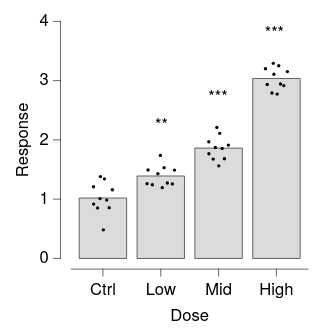

The Vega-Lite source for this figure:
### Vega-Lite specification from a JSON file in a GitHub repository (floating-point values rounded to 4 significant figures)
{"background": null, "config": {"arc": {"fill": "#DBDBDB", "fillOpacity": 1.0, "innerRadius": 25.0, "padAngle": 0.03, "stroke": "black", "strokeOpacity": 1, "strokeWidth": 0.25}, "area": {"fill": "#DBDBDB", "fillOpacity": 1.0, "stroke": "black", "strokeOpacity": 1, "strokeWidth": 0.25}, "axis": {"domain": true, "domainCap": "round", "domainColor": "black", "domainWidth": 0.25, "grid": false, "gridCap": "round", "gridColor": "#F1F1F1", "gridDash": [0, 0], "gridOpacity": 1.0, "gridWidth": 0.25, "labelColor": "black", "labelFont": "Helvetica Neue, HelveticaNeue, Helvetica, Arial, sans-serif", "labelFontSize": 7, "labelFontStyle": "normal", "labelFontWeight": 400, "offset": 4.5, "ticks": true, "tickCap": "round", "tickColor": "black", "tickRound": false, "tickSize": 3, "tickWidth": 0.25, "titleColor": "black", "titleFont": "Helvetica Neue, HelveticaNeue, Helvetica, Arial, sans-serif", "titleFontSize": 7, "titleFontStyle": "normal", "titleFontWeight": 400}, "axisX": {"domain": true, "labelAlign": "center", "labelAngle": 0, "labels": true, "ticks": true, "translate": 0}, "axisY": {"domain": true, "labelAlign": "right", "labelAngle": 0, "labels": true, "ticks": true, "translate": 0}, "axisRight": {"domain": true, "labelAlign": "left", "labelAngle": 0, "labels": true, "ticks": true, "translate": 0}, "axisTop": {"domain": true, "labelAlign": "center", "labelAngle": 0, "labels": true, "ticks": true, "translate": 0}, "axisBand": {"tickOffset": 0}, "bar": {"fill": "#DBDBDB", "fillOpacity": 1.0, "stroke": "black", "strokeOpacity": 1, "strokeWidth": 0.25}, "boxplot": {"size": 9.0, "ticks": {"cornerRadius": 0.25, "fill": "black", "opacity": 1, "size": 4.5, "thickness": 0.25}, "box": {"fillOpacity": 1.0, "stroke": "black", "strokeOpacity": 1, "strokeWidth": 0.25}, "median": {"cornerRadius": 0, "fill": "black", "fillOpacity": 1.0, "opacity": 1, "size": 9.0, "thickness": 0.25}, "rule": {"fill": "black", "fillOpacity": 1.0, "size": 10.0, "stroke": "black", "strokeDash": [0, 0], "strokeOpacity": 1, "strokeWidth": 0.25}, "outliers": {"color": "black", "fill": "black", "fillOpacity": 1.0, "size": 0, "stroke": "black", "strokeOpacity": 1, "strokeWidth": 0.25}}, "circle": {"fill": "black", "fillOpacity": 1.0, "size": 1.25, "stroke": null, "strokeOpacity": 1, "strokeWidth": 0.25}, "errorband": {"band": {"fillOpacity": 0.6, "stroke": null, "strokeWidth": 0.25, "strokeOpacity": 1}, "borders": {"opacity": 0, "strokeOpacity": 0.25, "strokeWidth": 1}}, "errorbar": {"opacity": 1, "rule": {"strokeDash": [0, 0], "strokeWidth": 0.25}, "ticks": {"color": "black", "cornerRadius": 0.125, "opacity": 1, "size": 6.0, "thickness": 0.25}, "thickness": 0.25}, "font": "Helvetica Neue, HelveticaNeue, Helvetica, Arial, sans-serif", "geoshape": {"fill": "#DBDBDB", "fillOpacity": 1.0, "stroke": "black", "strokeOpacity": 1, "strokeWidth": 0.25}, "header": {"labelColor": "black", "labelFont": "Helvetica Neue, HelveticaNeue, Helvetica, Arial, sans-serif", "labelFontSize": 7, "labelFontStyle": "normal", "labelFontWeight": 400, "titleColor": "black", "titleFont": "Helvetica Neue, HelveticaNeue, Helvetica, Arial, sans-serif", "titleFontSize": 7, "titleFontStyle": "normal", "titleFontWeight": 400, "titlePadding": 0}, "legend": {"disable": false, "offset": 4.5, "titlePadding": 4, "labelOffset": 2, "gradientLabelOffset": 2, "gradientLength": 50.0, "gradientThickness": 5.0, "gradientOpacity": 1.0, "gradientStrokeColor": "black", "gradientStrokeWidth": 0.25, "labelColor": "black", "labelFont": "Helvetica Neue, HelveticaNeue, Helvetica, Arial, sans-serif", "labelFontSize": 7, "labelFontStyle": "normal", "labelFontWeight": 400, "strokeColor": "black", "strokeWidth": 0, "symbolSize": 42, "symbolStrokeColor": "black", "symbolStrokeWidth": 0.25, "titleColor": "black", "titleFont": "Helvetica Neue, HelveticaNeue, Helvetica, Arial, sans-serif", "titleFontSize": 7, "titleFontStyle": "normal", "titleFontWeight": 400}, "line": {"color": "black", "stroke": "black", "strokeCap": "round", "strokeDash": [0, 0], "strokeOpacity": 1, "strokeWidth": 0.375}, "point": {"filled": true, "fill": "#DBDBDB", "fillOpacity": 1.0, "size": 5.0, "stroke": "black", "strokeOpacity": 1, "strokeWidth": 0.25}, "range": {"category": ["#5CA7B1", "#CDDEF3", "#B7B3E4", "#B3DAB5", "#F5E1B3", "#3D727B", "#8AA8D2", "#867DAC", "#80A988", "#CBB17A", "#204148", "#59719A", "#584C77", "#507B5F", "#9D824D"], "diverging": {"scheme": ["#C35082", "#CE6D94", "#D989A7", "#E2A4BA", "#EABFCE", "#F1DBE2", "#F6F6F6", "#D7E0EB", "#B9CBE0", "#9BB6D5", "#7DA1C9", "#5F8CBD", "#4177B1"]}, "heatmap": {"scheme": ["#32022B", "#43044D", "#4C196E", "#4D338C", "#484DA6", "#3A68BB", "#1D83CA", "#1D9CCB", "#23B5C9", "#28CDC5", "#4DE0B4", "#91EE9F"]}, "ordinal": {"scheme": ["#F1F1F1", "#DBDBDB", "#C6C6C6", "#B2B2B2", "#9D9D9D", "#898989", "#767676", "#636363", "#515151", "#404040", "#2F2F2F", "#1F1F1F"]}, "ramp": {"scheme": ["#32022B", "#43044D", "#4C196E", "#4D338C", "#484DA6", "#3A68BB", "#1D83CA", "#1D9CCB", "#23B5C9", "#28CDC5", "#4DE0B4", "#91EE9F"]}}, "rule": {"color": "black", "stroke": "black", "strokeCap": "round", "strokeDash": [2, 2], "strokeOpacity": 1, "strokeWidth": 0.25}, "scale": {"bandPaddingInner": 0.1, "bandPaddingOuter": 0.1, "round": false}, "rect": {"fill": "#DBDBDB", "fillOpacity": 1.0, "stroke": "black", "strokeOpacity": 1, "strokeWidth": 0.25}, "square": {"fill": "#DBDBDB", "fillOpacity": 1.0, "size": 10.0, "stroke": "black", "strokeOpacity": 1, "strokeWidth": 0.25}, "text": {"color": "black", "font": "Helvetica Neue, HelveticaNeue, Helvetica, Arial, sans-serif", "fontSize": 7, "fontStyle": "normal", "fontWeight": 400}, "tick": {"color": "black", "cornerRadius": 0.125, "opacity": 1.0, "size": 9.0, "thickness": 0.25}, "title": {"anchor": "middle", "frame": "group", "color": "black", "font": "Helvetica Neue, HelveticaNeue, Helvetica, Arial, sans-serif", "fontSize": 7, "fontStyle": "normal", "fontWeight": 400, "subtitleColor": "black", "subtitleFont": "Helvetica Neue, HelveticaNeue, Helvetica, Arial, sans-serif", "subtitleFontSize": "Helvetica Neue, HelveticaNeue, Helvetica, Arial, sans-serif", "subtitleFontStyle": "normal", "subtitleFontWeight": 400}, "trail": {"color": "black", "opacity": 1, "size": 0.375}, "view": {"continuousWidth": 100, "continuousHeight": 100, "discreteWidth": 100, "discreteHeight": 100, "fill": null, "stroke": null, "strokeWidth": 0.25}}, "layer": [{"mark": {"type": "bar", "size": 20.0}, "encoding": {"x": {"field": "dose", "sort": ["Ctrl", "Low", "Mid", "High"], "title": "Dose", "type": "nominal"}, "y": {"aggregate": "mean", "field": "response", "title": "Response", "type": "quantitative"}}}, {"mark": {"type": "circle", "size": 2}, "encoding": {"x": {"field": "dose", "sort": ["Ctrl", "Low", "Mid", "High"], "title": "Dose", "type": "nominal"}, "xOffset": {"field": "quasirandom_x", "scale": {"domain": [-6.84, 6.84]}, "type": "quantitative"}, "y": {"field": "response", "type": "quantitative"}}}, {"layer": [{"data": {"values": [{"y": 1.963, "label": "**", "__dysonsphere__": 1}]}, "mark": {"type": "text", "align": "center", "baseline": "bottom", "dy": -4, "fontSize": 7}, "encoding": {"text": {"field": "label", "type": "nominal"}, "x": {"value": 38.1}, "y": {"field": "y", "type": "quantitative"}}}, {"data": {"values": [{"y": 2.435, "label": "***", "__dysonsphere__": 1}]}, "mark": {"type": "text", "align": "center", "baseline": "bottom", "dy": -4, "fontSize": 7}, "encoding": {"text": {"field": "label", "type": "nominal"}, "x": {"value": 61.9}, "y": {"field": "y", "type": "quantitative"}}}, {"data": {"values": [{"y": 3.517, "label": "***", "__dysonsphere__": 1}]}, "mark": {"type": "text", "align": "center", "baseline": "bottom", "dy": -4, "fontSize": 7}, "encoding": {"text": {"field": "label", "type": "nominal"}, "x": {"value": 85.71}, "y": {"field": "y", "type": "quantitative"}}}], "name": "__dysonsphere_f2213797901bf1ad_15"}], "data": {"name": "data-107881c97ce83a8aa5e9de0b22f17440"}, "$schema": "https://vega.github.io/schema/vega-lite/v6.4.1.json", "datasets": {"data-107881c97ce83a8aa5e9de0b22f17440": [{"dose": "Ctrl", "response": 1.01, "quasirandom_x": -0.7785}, {"dose": "Ctrl", "response": 1.381, "quasirandom_x": -0.6519}, {"dose": "Ctrl", "response": 1.343, "quasirandom_x": 0.399}, {"dose": "Ctrl", "response": 0.8571, "quasirandom_x": 1.643}, {"dose": "Ctrl", "response": 0.9166, "quasirandom_x": -2.445}, {"dose": "Ctrl", "response": 0.8523, "quasirandom_x": -1.399}, {"dose": "Ctrl", "response": 1.16, "quasirandom_x": 2.484}, {"dose": "Ctrl", "response": 0.9843, "quasirandom_x": 1.005}, {"dose": "Ctrl", "response": 1.209, "quasirandom_x": -2.484}, {"dose": "Ctrl", "response": 0.4827, "quasirandom_x": 0.1128}, {"dose": "Low", "response": 1.739, "quasirandom_x": -0.1048}, {"dose": "Low", "response": 1.273, "quasirandom_x": 1.73}, {"dose": "Low", "response": 1.491, "quasirandom_x": 3.6}, {"dose": "Low", "response": 1.262, "quasirandom_x": -3.6}, {"dose": "Low", "response": 1.194, "quasirandom_x": 0.392}, {"dose": "Low", "response": 1.43, "quasirandom_x": -0.762}, {"dose": "Low", "response": 1.531, "quasirandom_x": 0.8723}, {"dose": "Low", "response": 1.243, "quasirandom_x": -2.21}, {"dose": "Low", "response": 1.257, "quasirandom_x": 3.043}, {"dose": "Low", "response": 1.492, "quasirandom_x": -3.34}, {"dose": "Mid", "response": 1.856, "quasirandom_x": 0.935}, {"dose": "Mid", "response": 1.676, "quasirandom_x": -1.418}, {"dose": "Mid", "response": 2.211, "quasirandom_x": -0.4617}, {"dose": "Mid", "response": 1.912, "quasirandom_x": 2.569}, {"dose": "Mid", "response": 1.562, "quasirandom_x": 0.0429}, {"dose": "Mid", "response": 1.872, "quasirandom_x": -0.8404}, {"dose": "Mid", "response": 1.969, "quasirandom_x": -2.569}, {"dose": "Mid", "response": 1.766, "quasirandom_x": -2.548}, {"dose": "Mid", "response": 1.682, "quasirandom_x": 1.528}, {"dose": "Mid", "response": 2.11, "quasirandom_x": 0.286}, {"dose": "High", "response": 3.251, "quasirandom_x": 0.6013}, {"dose": "High", "response": 2.935, "quasirandom_x": -2.42}, {"dose": "High", "response": 2.792, "quasirandom_x": -1.168}, {"dose": "High", "response": 3.108, "quasirandom_x": -0.6679}, {"dose": "High", "response": 3.201, "quasirandom_x": -2.878}, {"dose": "High", "response": 2.916, "quasirandom_x": 1.949}, {"dose": "High", "response": 3.153, "quasirandom_x": 2.878}, {"dose": "High", "response": 3.292, "quasirandom_x": -0.8196}, {"dose": "High", "response": 2.942, "quasirandom_x": 1.075}, {"dose": "High", "response": 2.772, "quasirandom_x": 0.2021}]}}
